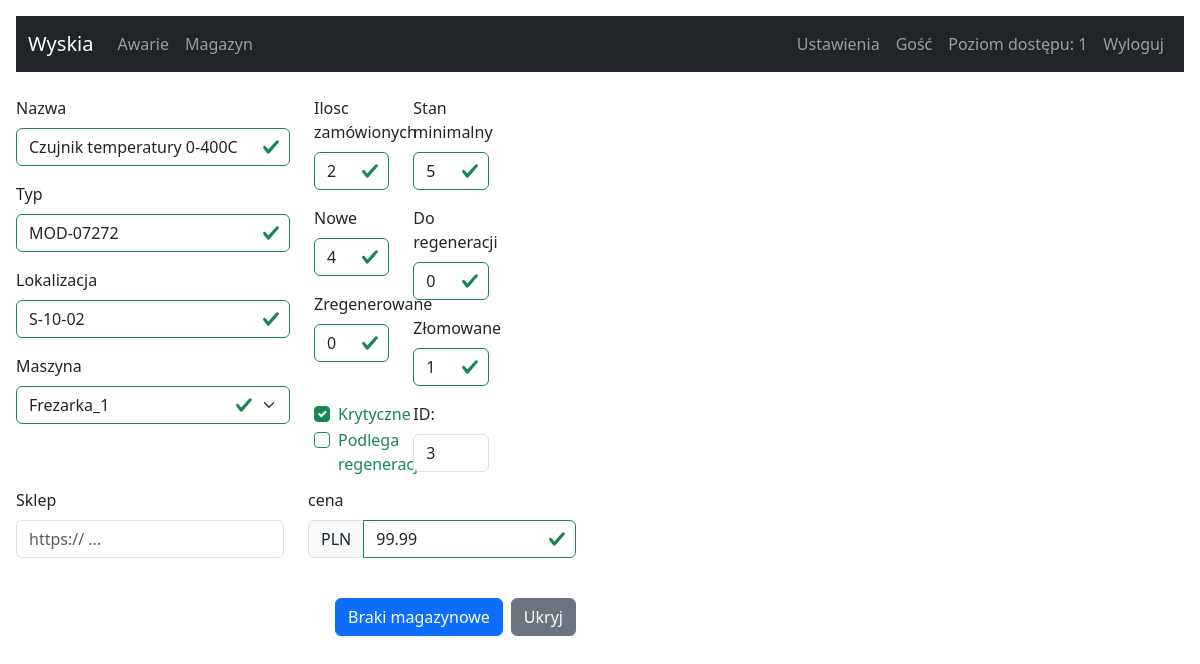
The page /management-warehouse?id=3 (signed in) on the database its author committed.
### tables this page shows
CREATE TABLE users (
		id INTEGER NOT NULL, 
		login VARCHAR(140), 
		password VARCHAR(140),
		rank INTEGER, name TEXT,
		PRIMARY KEY (id)
	);

CREATE TABLE warehouse (
		id INTEGER NOT NULL, 
		nazwa VARCHAR(140), 
		typ VARCHAR(140),
		stan_min INTEGER, 
		ilosc_zam INTEGER,
		nowe INTEGER,
		do_reg INTEGER,
		regen INTEGER,
		zlom INTEGER,
		rp BOOL,
		maszyna VARCHAR(140),
		lokalizacja VARCHAR(140),
		krytyczne BOOL,
		cena FLOAT,
		case_id TEXT, sklep varchar(255), 
		PRIMARY KEY (id)
	);

### app.py (the view, shortened to what this page needs)
@app.route('/management-warehouse', methods = ['POST', 'GET'])
@flask_login.login_required
def warehouse_page():
   rows_per_page = 30   # Ilość zgłoszeń na stronie
   search_id = request.args.get('search_id', default = None, type = int)
   search = request.args.get('search', default = '', type = str)
   nr_page = request.args.get('page', default = 1, type = int)
   id_db = request.args.get('id', default = "", type = int)
   color_info_list = {1: 'class=table-danger', 2: 'class=table-warning', 3: 'class=table-success', 4: 'class=table-secondary', 5: ''}
   if search_id:
      query_select = f"SELECT * FROM warehouse WHERE id LIKE '{search_id}'"
      rows = sql_select(query_select)
      return render_template("management-warehouse.html", rows = rows, color_info = color_info_list)
   elif search:
      query_select = f"SELECT * FROM warehouse WHERE nazwa LIKE '%{search}%' OR typ LIKE '%{search}%' OR maszyna LIKE '%{search}%' ORDER BY nazwa DESC"
      rows = sql_select(query_select)
      return render_template("management-warehouse.html", rows = rows, color_info = color_info_list)
   if request.method == 'POST':
      row = {}
      row.clear()
      row['nazwa'] = request.form['nazwa']
      row['typ'] = request.form['typ']
      row['stan_min'] = request.form['stan_min']
      row['ilosc_zam'] = request.form['ilosc_zam']
      row['nowe'] = request.form['nowe']
      row['do_reg'] = request.form['do_reg']
      row['regen'] = request.form['regen']
      row['zlom'] = request.form['zlom']
      if 'rp' in request.form:
         row['rp'] = request.form['rp']
      else:
         row['rp'] = 0
      row['maszyna'] = request.form['maszyna']
      row['lokalizacja'] = request.form['lokalizacja']
      if 'krytyczne' in request.form :
         row['krytyczne'] = request.form['krytyczne']
      else:
         row['krytyczne'] = 0
      row['cena'] = request.form['cena']
      row['sklep'] = request.form['sklep']
      if request.form['action'] == 'save':
         row['update_id'] = request.form['update_id']
         query_update = f"UPDATE warehouse SET nazwa='{row['nazwa']}', typ='{row['typ']}', stan_min='{row['stan_min']}', ilosc_zam='{row['ilosc_zam']}', nowe='{row['nowe']}', do_reg='{row['do_reg']}', regen='{row['regen']}', zlom='{row['zlom']}', rp='{row['rp']}', maszyna='{row['maszyna']}', lokalizacja='{row['lokalizacja']}', krytyczne='{row['krytyczne']}', cena='{row['cena']}', sklep='{row['sklep']}' WHERE id='{row['update_id']}'"
         sql_update(query_update)
         return redirect('/management-warehouse')
      if request.form['action'] == 'add-part':
         query_select = f"INSERT INTO warehouse (nazwa, typ, stan_min, ilosc_zam, nowe, do_reg, regen, zlom, rp, maszyna, lokalizacja, krytyczne, cena, sklep) VALUES('{row['nazwa']}', '{row['typ']}', '{row['stan_min']}', '{row['ilosc_zam']}', '{row['nowe']}', '{row['do_reg']}', '{row['regen']}', '{row['zlom']}', '{row['rp']}', '{row['maszyna']}', '{row['lokalizacja']}', '{row['krytyczne']}', '{row['cena']}', '{row['sklep']}')"
         sql_insert(query_select)
         return redirect('/management-warehouse')
      if request.form['action'] == 'delete':
         row['update_id'] = request.form['update_id']
         query_delete = f"DELETE FROM warehouse WHERE id='{row['update_id']}'"
         sql_delete(query_delete)
         return redirect('/management-warehouse')
   elif id_db:
      query_select = f"SELECT * FROM warehouse WHERE id LIKE '{id_db}'"
      row = sql_select(query_select)
      row_dict = delete_none(row)
      query_select = f"SELECT * FROM warehouse ORDER BY nazwa DESC"
      rows_all = sql_select(query_select)
      return render_template('part.html', row = row_dict, rows_all = rows_all)

### app.py (called while the page is built)
def get_db_connection():
   con = sql.connect('wsb.sqlite')
   con.row_factory = sql.Row
   return con

def sql_select(query_select):
   con = get_db_connection()
   cur = con.cursor()
   cur.execute(query_select)
   row = cur.fetchall()
   con.close()
   return row

def delete_none(row):
   row_dict = dict(row[0])
   for key, value in row_dict.items():
      if value is None:
         row_dict[key] = ""
   return row_dict

@login_manager.user_loader
def user_loader(login_email):
   if login_email not in users:
      return
   user = User()
   user.id = login_email
   user.rank = users[login_email]['rank']
   user.name = users[login_email]['name']
   return user

### templates/part.html (shortened to what this page needs)
{% extends 'base.html' %}"
{% block content %}
<form method="post">
  <div class="row align-items-start">
    <div class="col-md-3 was-validated">
      <div class="mb-3">
        <label class="form-label">Nazwa</label>
        <input type="text" name="nazwa" class="form-control" value="{{ row['nazwa'] }}" required>
      </div>
      <div class="mb-3">
        <label class="form-label">Typ</label>
        <input type="text" name="typ" class="form-control" value="{{ row['typ'] }}" required>
      </div>
      <div class="mb-3">
        <label class="form-label">Lokalizacja</label>
        <input type="text" name="lokalizacja" class="form-control" value="{{ row['lokalizacja'] }}" required>
      </div>
      <div class="mb-3">
        <label class="form-label">Maszyna</label>
        <select class="form-select" name="maszyna" required>
          <option value="{{row['maszyna'] }}" selected >{{row['maszyna'] }}</option>
        </select>
      </div>
    </div>
    <div class="col-md-1 was-validated">
      <div class="mb-3">
        <label class="form-label">Ilosc zamówionych</label>
        <input type="text" name="ilosc_zam" class="form-control" value="{{ row['ilosc_zam'] }}" required>
      </div>
      <div class="mb-3">
        <label class="form-label">Nowe</label>
        <input type="text" name="nowe" class="form-control" value="{{ row['nowe'] }}" required>
      </div>
      <div class="mb-3">
        <label class="form-label">Zregenerowane</label>
        <input type="text" name="regen" class="form-control" value="{{ row['regen'] }}" required>
      </div>
      <div class="col">
        <br>
        <div class="form-check form-check-inline">
          <input class="form-check-input" type="checkbox" name="krytyczne" value="1" {%if row['krytyczne']%} checked {%endif%}>
          <label class="form-check-label"> Krytyczne </label>
        </div>
        <div class="form-check form-check-inline">
          <input class="form-check-input" type="checkbox" name="rp" value="1" {%if row['rp']%} checked {%endif%}>
          <label class="form-check-label"> Podlega regeneracji </label>
        </div>
      </div>
    </div>
    <div class="col-md-1 was-validated">
      <div class="mb-3">
        <label class="form-label">Stan minimalny</label>
        <input type="text" name="stan_min" class="form-control" value="{{ row['stan_min'] }}" required>
      </div>
      <div class="mb-3">
        <label class="form-label">Do regeneracji</label>
        <input type="text" name="do_reg" class="form-control" value="{{ row['do_reg'] }}" required>
      </div>
      <div class="mb-3">
        <label class="form-label">Złomowane</label>
        <input type="text" name="zlom" class="form-control" value="{{ row['zlom'] }}" required>
      </div>
      <div class="mb-3">
        <label class="form-label">ID:</label>
        <input type="text" name="update_id" class="form-control" value="{{ row['id'] }}" readonly>
      </div>
    </div>
    <div class="row align-items-start">
      <div class="col-md-6">
        <div class="row">
          <div class="col">
            <label class="form-label">Sklep</label>
            <input type="text" name="sklep" class="form-control" placeholder="https:// ..." value="{{ row['sklep'] }}">
          </div>
          <div class="col was-validated">
            <label class="form-label">cena</label>
            <div class="input-group mb-3">
              <span class="input-group-text">PLN</span>
              <input type="text" name="cena" class="form-control" aria-label="Amount (to the nearest dollar)"
                value="{{ row['cena'] }}" required>
            </div>
          </div>
        </div>
        <br>
        <div class="d-grid gap-2 d-md-flex justify-content-md-end">
            <button type="button" class="btn btn-primary" data-bs-toggle="modal" data-bs-target="#stockout-show">Braki magazynowe</button>
          <a href="/management-warehouse" type="submit" class="btn btn-secondary" formnovalidate>Ukryj</a>
        </div>
      </div>
    </div>
  </div>
</form>
{% endblock %}

### templates/navbar.html (shortened to what this page needs)
<nav class="navbar navbar-expand-lg navbar-dark bg-dark">
  <div class="container-fluid">
    <a class="navbar-brand" href="/">Wyskia</a>
    <div class="collapse navbar-collapse" id="navbarSupportedContent">
      <ul class="navbar-nav me-auto mb-2 mb-lg-0">
        <li class="nav-item">
          <a class="nav-link" href="/management-failure">Awarie</a>
        </li>
        <li class="nav-item">
          <a class="nav-link" href="/management-warehouse">Magazyn</a>
        </li>
      </ul>
      <ul class="navbar-nav me-right mb-2 mb-lg-0">
        <li class="nav-item">
          <a class="nav-link" href="/settings">Ustawienia</a>
        </li>
        <li class="nav-item">
          <a class="nav-link" disabled> {{ current_user.name }}</a>
        </li>
        <li class="nav-item">
          <a class="nav-link" disabled> Poziom dostępu: {{ current_user.rank }}</a>
        </li>
        <li class="nav-item">
          <a class="nav-link" href="/logout">Wyloguj</a>
        </li>
      </ul>
    </div>
  </div>
</nav>

### rows shown on the page
users: name "Gość", rank "1"
warehouse: nazwa "Czujnik temperatury 0-400C", typ "MOD-07272", lokalizacja "S-10-02", maszyna "Frezarka_1", ilosc_zam "2", nowe "4", regen "0", krytyczne "☑", stan_min "5", do_reg "0", zlom "1", update_id "3", cena "99.99"
